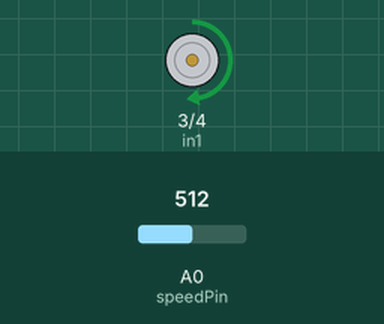
The sketch below on a simulated Arduino Uno, built with avr-gcc and run on an emulated ATmega328P. On the bench: motor-driver pin pairs drawn as motors (green arrow = first pin HIGH = forward, orange = second pin HIGH = backward, longer = more drive). Inputs (shaded band) come from the test bench; at power-on: A0 (speedPin) = 512.

Above: at 1.2 s.
1.3 s: A0 (speedPin) set to 716
At 1.8 s:
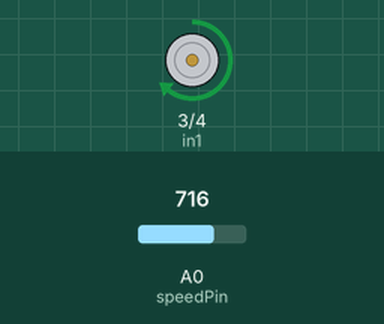
2.8 s: A0 (speedPin) set to 900
At 4.0 s:
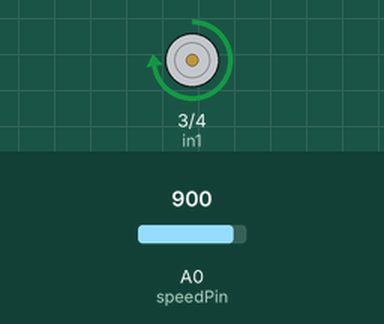
4.3 s: A0 (speedPin) set to 122
At 5.3 s:
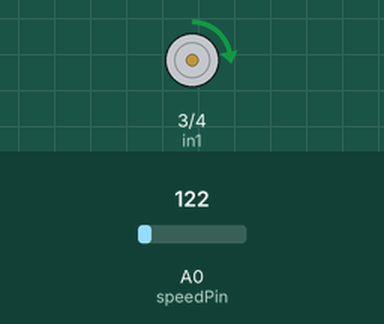
5.8 s: A0 (speedPin) set to 0
At 6.4 s:
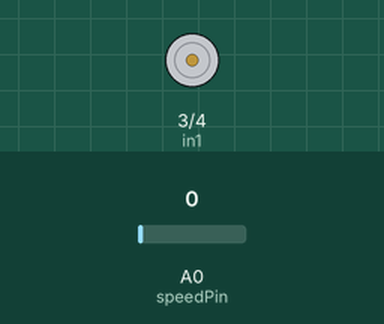
Timing chart, 0 to 8.3 s (numbered marks = the images above; inputs shaded):
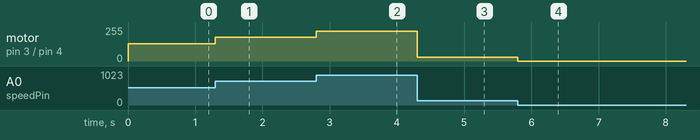

The sketch:

DC_Motor_Analogwrite.ino
```cpp
int sleep = 0; //A3906 sleep脚接Arduino 0
int in1 =3; //A3906 in1脚接Arduino 3
int in2 = 4; //A3906 in2脚接Arduino 4
int in3 = 5;
int speedPin = A0;//电位器，5V分压点
int speed =0;
void setup() {
  pinMode(sleep,OUTPUT);
  pinMode(in1,OUTPUT);
  pinMode(in2,OUTPUT);

}

void loop() {
  digitalWrite(sleep,HIGH);//使能A3906芯片
  speed=analogRead(speedPin);//读取电位器电压
  digitalWrite(in2,LOW);//保持in2低电平，disable模式
  digitalWrite(in3,HIGH);//保持in2高电平，brake模式
  analogWrite(in1,speed/4);//输出PWM给in1
}
```

Measured:
- after the input at 1.3 s, motor on pin 3 (in1) / pin 4 (in2): forward 128/255 → forward 179/255 at once
- after the input at 2.8 s, motor on pin 3 (in1) / pin 4 (in2): forward 179/255 → forward 225/255 at once
- after the input at 4.3 s, motor on pin 3 (in1) / pin 4 (in2): forward 225/255 → forward 30/255 at once
- after the input at 5.8 s, motor on pin 3 (in1) / pin 4 (in2): forward 30/255 → stopped at once
